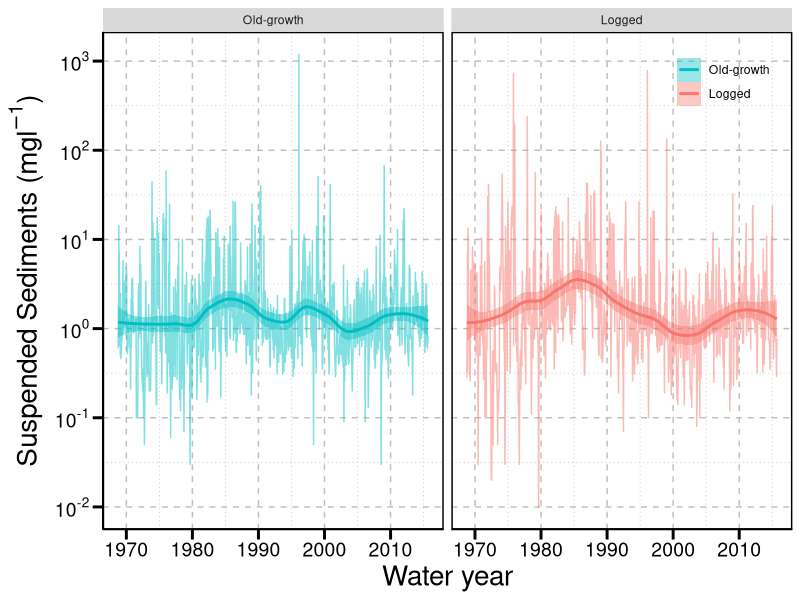
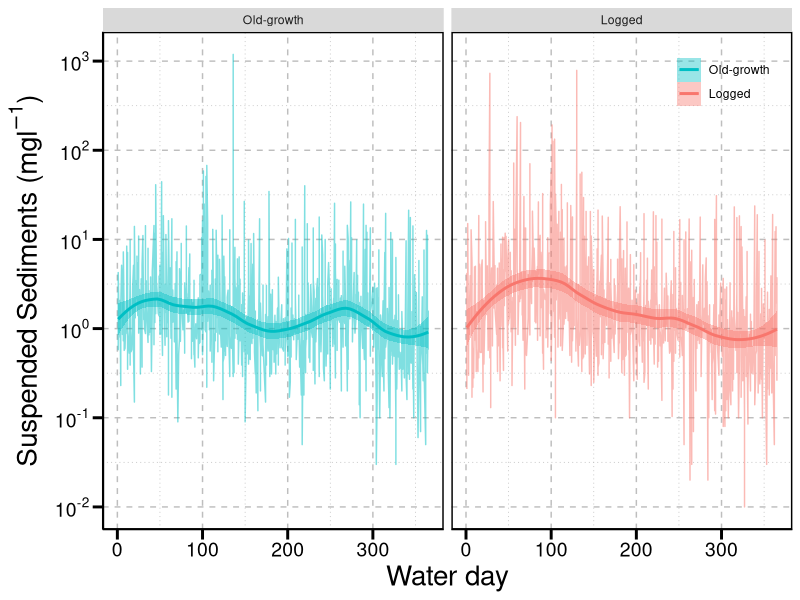
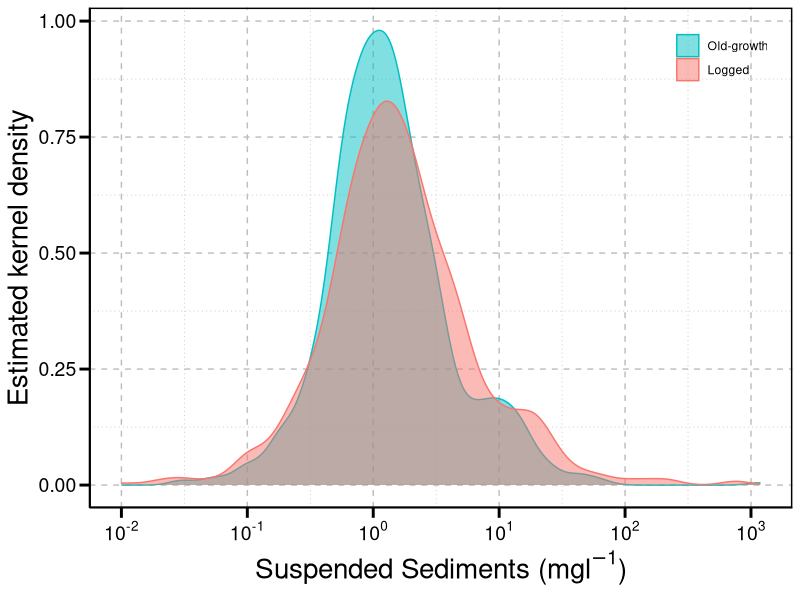
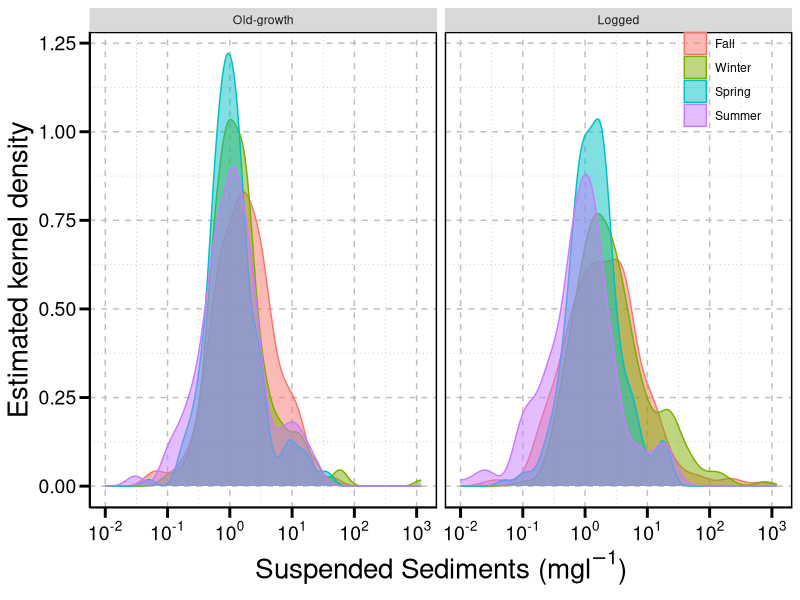
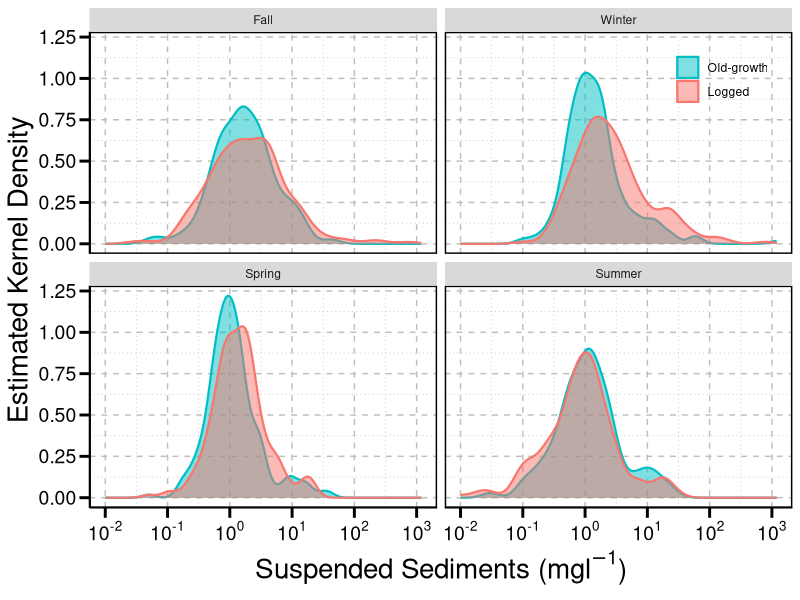
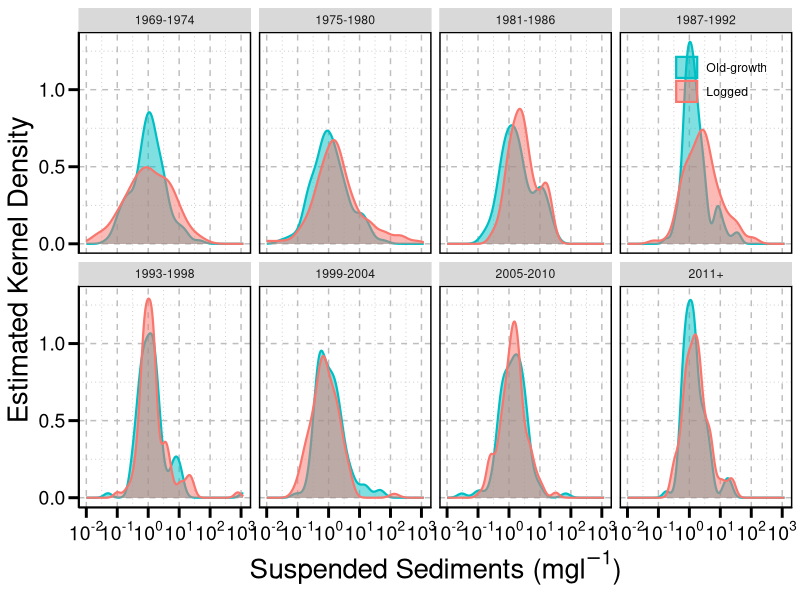
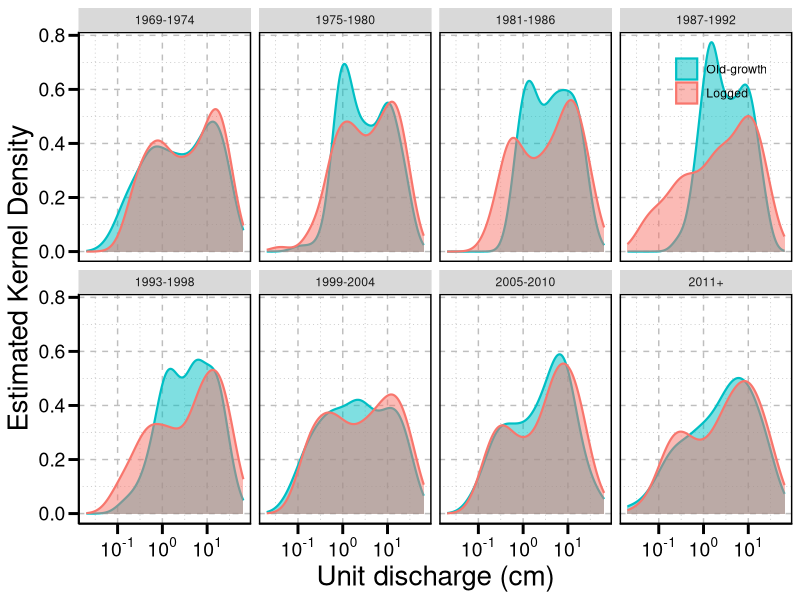

Recreate these plots in R, in order.
## ---- chunk 1
library(ggplot2)
library(dplyr)
library(lubridate)
library(scales)
## ---- chunk 2
#Defining a common theme for our graphics
theme_fg = theme(axis.text=element_text(colour="black",size=14),
                 axis.title.y = element_text(size = 20),
                 axis.title.x = element_text(size = 20),
                 panel.grid.minor= element_line(colour = "gray", linetype = "dotted"), 
                 panel.grid.major = element_line(colour = "gray", linetype = "dashed"),
                 panel.border = element_rect(fill=NA, colour = "black", size=1),
                 panel.background=element_blank(),
                 axis.ticks.length = unit(0.254, "cm"),
                 axis.ticks = element_line(colour = "black", size=1), 
                 axis.line = element_line(colour = "black"),
                 legend.position = c(.90,.90),
                 legend.direction = "vertical",
                 legend.background = element_rect(fill=alpha(0.1)),
                 legend.title = element_blank())
## ---- chunk 3
#Loading the data and making some internal arrangement
hjs <- read.csv("220621_fho_hjandrews.csv")
hjs$dt <- as.Date(hjs$dt, origin = "1899-12-30", format = "%Y-%m-%d")
hjs$ws.f <- factor(hjs$ws.f,levels = c("Old-growth","Logged"))
hjs$ssn <- factor(hjs$ssn,levels = c("Fall","Winter","Spring","Summer"))
## ---- chunk 4
hjs$prd <- with(hjs,ifelse(wy<1975,"1969-1974",
                           ifelse(wy>1974&wy<1981,"1975-1980",
                                  ifelse(wy>1980&wy<1987,"1981-1986",
                                         ifelse(wy>1986&wy<1993,"1987-1992", 
                                                ifelse(wy>1992&wy<1999,"1993-1998",
                                                       ifelse(wy>1998&wy<2005,"1999-2004",
                                                            ifelse(wy>2004&wy<2011,"2005-2010","2011+"))))))))
## ---- chunk 5
dat_tss_fig <- ggplot(hjs, aes(y=sed.mg_l, x= dt, color = ws.f, fill = ws.f))+
  geom_line(alpha=0.5)+
  # geom_point(alpha = 0.5)+
  geom_smooth(span = 0.35)+
  scale_x_date()+
  scale_y_log10(breaks = trans_breaks("log10", function(x) 10^x),
    labels = trans_format("log10", math_format(10^.x)))+ #the function trans_breaks comes with the package scales
  xlab("Water year")+
  ylab(expression(paste("Suspended Sediments (mg",l^{-1}, ")")))+
  scale_color_manual(values = c("#00BFC4","#F8766D"))+
  scale_fill_manual(values = c("#00BFC4","#F8766D"))+
  facet_wrap(~ws.f)+
  theme_fg
dat_tss_fig
## ---- chunk 6
day_tss_fig <- ggplot(hjs, aes(y=sed.mg_l, x= wd, color = ws.f, fill = ws.f))+
  geom_line(alpha=0.5)+
  # geom_point(alpha = 0.5)+
  geom_smooth(span = 0.35)+
  scale_y_log10(breaks = trans_breaks("log10", function(x) 10^x),
    labels = trans_format("log10", math_format(10^.x)))+
  xlab("Water day")+
  ylab(expression(paste("Suspended Sediments (mg",l^{-1}, ")")))+
  scale_color_manual(values = c("#00BFC4","#F8766D"))+
  scale_fill_manual(values = c("#00BFC4","#F8766D"))+
  facet_wrap(~ws.f)+
  theme_fg
day_tss_fig
## ---- chunk 7
hist_tss_fig <- ggplot(hjs, aes(x=sed.mg_l, color = ws.f, fill = ws.f))+
  # geom_histogram(alpha = 0.5)+
  geom_density(alpha = 0.5)+
  scale_x_log10(breaks = trans_breaks("log10", function(x) 10^x),
    labels = trans_format("log10", math_format(10^.x)))+
  # ylab("Frequency")+
  ylab("Estimated kernel density")+
  xlab(expression(paste("Suspended Sediments (mg",l^{-1}, ")")))+
  scale_color_manual(values = c("#00BFC4","#F8766D"))+
  scale_fill_manual(values = c("#00BFC4","#F8766D"))+
  # facet_wrap(~ws.f)+
  theme_fg
hist_tss_fig
## ---- chunk 8
ssn_tss_fig <- ggplot(hjs, aes(x=sed.mg_l, color = ssn, fill = ssn))+
  # geom_histogram(alpha = 0.5)+
  geom_density(alpha = 0.5)+
  scale_x_log10()+
  ylab("Estimated kernel density")+
  xlab(expression(paste("Suspended Sediments (mg",l^{-1}, ")")))+
  scale_x_log10(breaks = trans_breaks("log10", function(x) 10^x),
    labels = trans_format("log10", math_format(10^.x)))+
  facet_wrap(~ws.f)+
  theme_fg
ssn_tss_fig
## ---- chunk 9
ssn_tss_fig <- ggplot(hjs, aes(x=sed.mg_l, color = ws.f, fill = ws.f))+
  # geom_histogram(alpha = 0.5)+
  geom_density(alpha = 0.5, size = 0.75)+
  scale_x_log10(breaks = trans_breaks("log10", function(x) 10^x),
    labels = trans_format("log10", math_format(10^.x)))+
  ylab("Estimated Kernel Density")+
  xlab(expression(paste("Suspended Sediments (mg",l^{-1}, ")")))+
  scale_color_manual(values = c("#00BFC4","#F8766D"))+
  scale_fill_manual(values = c("#00BFC4","#F8766D"))+
  facet_wrap(~ssn)+
  theme_fg
ssn_tss_fig
## ---- chunk 10
ssn_tss_fig <- ggplot(hjs, aes(x=sed.mg_l, color = ws.f, fill = ws.f))+
  # geom_histogram(alpha = 0.5)+
  geom_density(alpha = 0.5, size = 0.75)+
  scale_x_log10(breaks = trans_breaks("log10", function(x) 10^x),
    labels = trans_format("log10", math_format(10^.x)))+
  ylab("Estimated Kernel Density")+
  xlab(expression(paste("Suspended Sediments (mg",l^{-1}, ")")))+
  scale_color_manual(values = c("#00BFC4","#F8766D"))+
  scale_fill_manual(values = c("#00BFC4","#F8766D"))+
  facet_wrap(~prd,ncol = 4)+
  theme_fg
ssn_tss_fig
## ---- chunk 11
ssn_uqm_fig <- ggplot(hjs, aes(x=uq.cm, color = ws.f, fill = ws.f))+
  # geom_histogram(alpha = 0.5)+
  geom_density(alpha = 0.5, size = 0.75)+
  scale_x_log10(breaks = trans_breaks("log10", function(x) 10^x),
    labels = trans_format("log10", math_format(10^.x)))+
  ylab("Estimated Kernel Density")+
  xlab("Unit discharge (cm)")+
  scale_color_manual(values = c("#00BFC4","#F8766D"))+
  scale_fill_manual(values = c("#00BFC4","#F8766D"))+
  facet_wrap(~prd,ncol = 4)+
  theme_fg
ssn_uqm_fig
